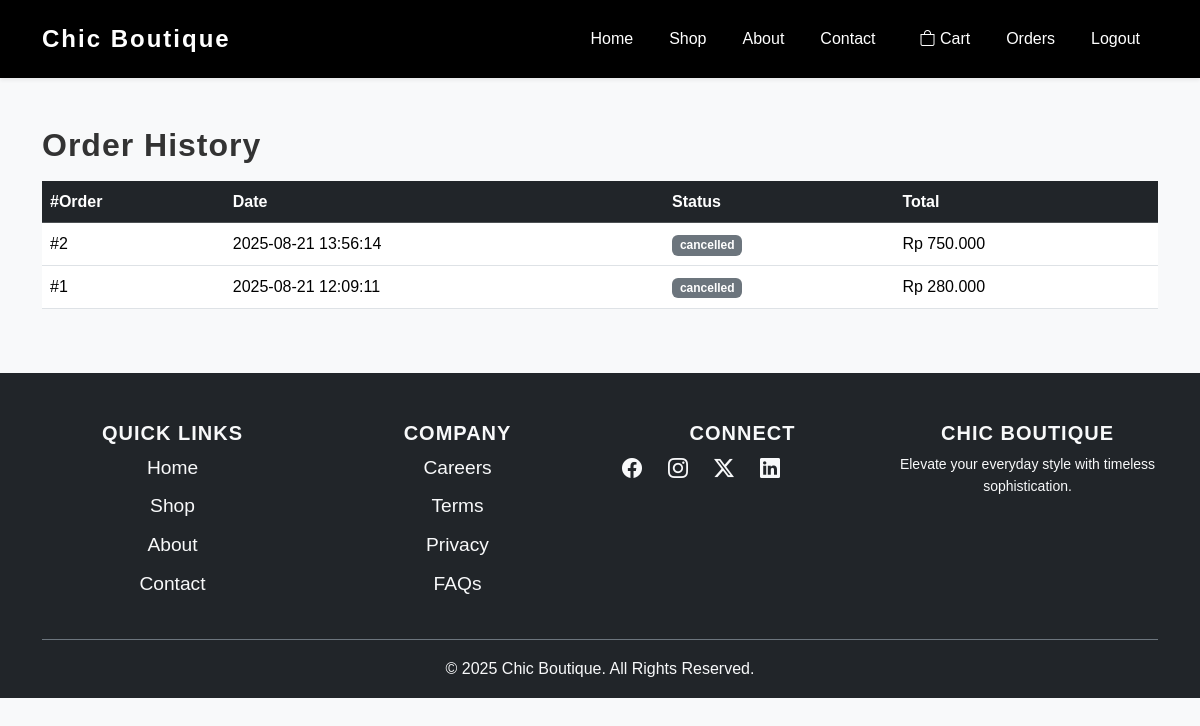
The page /project/orders.php (signed in) on the database its author committed.
### tables this page shows
CREATE TABLE `orders` (
  `id` int NOT NULL,
  `user_id` int NOT NULL,
  `total` int NOT NULL,
  `status` enum('pending','paid','shipped','completed','cancelled') DEFAULT 'pending',
  `created_at` timestamp NULL DEFAULT CURRENT_TIMESTAMP
);

### project/db.php (called while the page is built, shortened)
<?php
if (!function_exists('rupiah')) {
    function rupiah($angka) {
        return "Rp " . number_format($angka, 0, ',', '.');
    }
}
?>

### project/orders.php (the view, shortened to what this page needs)
<?php
include 'db.php';
$uid = $_SESSION['user']['id'];
$orders = $conn->query("SELECT * FROM orders WHERE user_id=$uid ORDER BY id DESC");
?>
<!DOCTYPE html>
<html lang="en">
<head>
  <link href="https://cdn.jsdelivr.net/npm/bootstrap@5.3.3/dist/css/bootstrap.min.css" rel="stylesheet">
  <link href="https://cdn.jsdelivr.net/npm/bootstrap-icons/font/bootstrap-icons.css" rel="stylesheet">
  <link rel="stylesheet" href="../css/style.css">
</head>
<body>
<?php include 'navbar.php'; ?>
<div class="container mt-5">
  <h2 class="mb-3">Order History</h2>
  <div class="table-responsive">
    <table class="table align-middle">
      <thead class="table-dark"><tr><th>#Order</th><th>Date</th><th>Status</th><th>Total</th></tr></thead>
      <tbody>
        <?php while($o = $orders->fetch_assoc()): ?>
          <tr>
            <td>#<?= $o['id'] ?></td>
            <td><?= $o['created_at'] ?></td>
            <td><span class="badge bg-secondary"><?= $o['status'] ?></span></td>
            <td><?= rupiah($o['total']) ?></td>
          </tr>
        <?php endwhile; ?>
      </tbody>
    </table>
  </div>
</div>
<?php include 'footer.php'; ?>
</body></html>

### css/style.css (style rules this page uses)
body { font-family: 'Poppins', sans-serif; color: #333; background-color: #f8f9fa; line-height: 1.6; }
h1, h2, h3, h4, h5 { font-weight: 700; letter-spacing: 1px; }

### rows shown on the page
orders: id "2", created_at "2025-08-21 13:56:14", status "cancelled", total "Rp 750.000"
orders: id "1", created_at "2025-08-21 12:09:11", status "cancelled", total "Rp 280.000"
